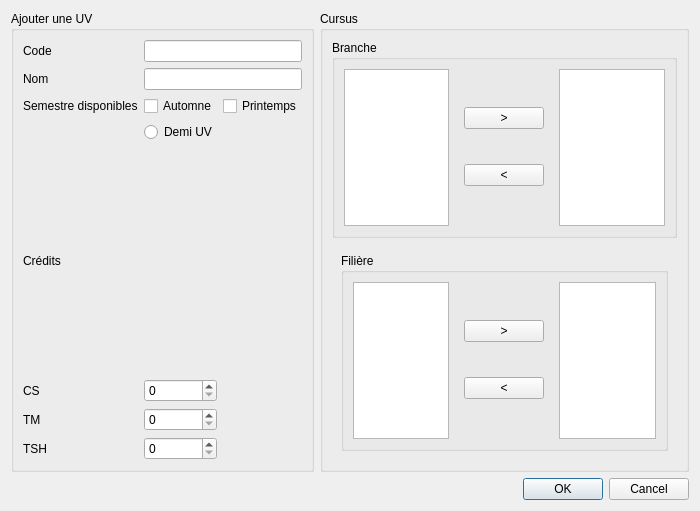
<?xml version="1.0" encoding="UTF-8"?>
<ui version="4.0">
 <class>Dialog</class>
 <widget class="QDialog" name="Dialog">
  <property name="geometry">
   <rect>
    <x>0</x>
    <y>0</y>
    <width>700</width>
    <height>511</height>
   </rect>
  </property>
  <property name="windowTitle">
   <string>Dialog</string>
  </property>
  <layout class="QGridLayout" name="gridLayout_2">
   <property name="sizeConstraint">
    <enum>QLayout::SetMaximumSize</enum>
   </property>
   <item row="7" column="0">
    <widget class="QDialogButtonBox" name="buttonBox">
     <property name="orientation">
      <enum>Qt::Horizontal</enum>
     </property>
     <property name="standardButtons">
      <set>QDialogButtonBox::Cancel|QDialogButtonBox::Ok</set>
     </property>
    </widget>
   </item>
   <item row="6" column="0">
    <layout class="QGridLayout" name="gridLayout_3">
     <property name="sizeConstraint">
      <enum>QLayout::SetMaximumSize</enum>
     </property>
     <item row="0" column="1">
      <widget class="QGroupBox" name="groupBox_2">
       <property name="title">
        <string>Cursus</string>
       </property>
       <layout class="QGridLayout" name="gridLayout_7">
        <item row="0" column="0">
         <layout class="QGridLayout" name="gridLayout_6">
          <item row="0" column="0">
           <widget class="QGroupBox" name="groupBox_4">
            <property name="title">
             <string>Branche</string>
            </property>
            <layout class="QGridLayout" name="gridLayout_8">
             <item row="0" column="0">
              <layout class="QHBoxLayout" name="horizontalLayout">
               <item>
                <widget class="QColumnView" name="columnView"/>
               </item>
               <item>
                <widget class="QWidget" name="widget" native="true">
                 <layout class="QGridLayout" name="gridLayout_11">
                  <item row="0" column="0">
                   <layout class="QVBoxLayout" name="verticalLayout"/>
                  </item>
                  <item row="0" column="1">
                   <widget class="QPushButton" name="pushButton">
                    <property name="text">
                     <string>&gt;</string>
                    </property>
                   </widget>
                  </item>
                  <item row="1" column="1">
                   <widget class="QPushButton" name="pushButton_2">
                    <property name="text">
                     <string>&lt;</string>
                    </property>
                   </widget>
                  </item>
                 </layout>
                </widget>
               </item>
               <item>
                <widget class="QColumnView" name="columnView_2"/>
               </item>
              </layout>
             </item>
            </layout>
           </widget>
          </item>
         </layout>
        </item>
        <item row="1" column="0">
         <widget class="QWidget" name="widget_2" native="true">
          <layout class="QGridLayout" name="gridLayout_10">
           <item row="0" column="0">
            <widget class="QGroupBox" name="groupBox_5">
             <property name="title">
              <string>Filière</string>
             </property>
             <layout class="QGridLayout" name="gridLayout_9">
              <item row="0" column="0">
               <layout class="QHBoxLayout" name="horizontalLayout_2">
                <item>
                 <widget class="QColumnView" name="columnView_3"/>
                </item>
                <item>
                 <widget class="QWidget" name="widget_3" native="true">
                  <layout class="QGridLayout" name="gridLayout_12">
                   <item row="0" column="0">
                    <layout class="QVBoxLayout" name="verticalLayout_2"/>
                   </item>
                   <item row="0" column="1">
                    <widget class="QPushButton" name="pushButton_3">
                     <property name="text">
                      <string>&gt;</string>
                     </property>
                    </widget>
                   </item>
                   <item row="1" column="1">
                    <widget class="QPushButton" name="pushButton_4">
                     <property name="text">
                      <string>&lt;</string>
                     </property>
                    </widget>
                   </item>
                  </layout>
                 </widget>
                </item>
                <item>
                 <widget class="QColumnView" name="columnView_4"/>
                </item>
               </layout>
              </item>
             </layout>
            </widget>
           </item>
          </layout>
         </widget>
        </item>
       </layout>
      </widget>
     </item>
     <item row="0" column="0">
      <layout class="QGridLayout" name="gridLayout">
       <item row="0" column="0">
        <widget class="QGroupBox" name="groupBox">
         <property name="title">
          <string>Ajouter une UV</string>
         </property>
         <layout class="QGridLayout" name="gridLayout_5">
          <item row="0" column="0">
           <layout class="QGridLayout" name="gridLayout_4">
            <item row="1" column="1" colspan="2">
             <widget class="QLineEdit" name="lineEdit_2"/>
            </item>
            <item row="0" column="1" colspan="2">
             <widget class="QLineEdit" name="lineEdit"/>
            </item>
            <item row="5" column="0">
             <widget class="QLabel" name="label_5">
              <property name="text">
               <string>CS</string>
              </property>
             </widget>
            </item>
            <item row="6" column="1">
             <widget class="QSpinBox" name="spinBox_2"/>
            </item>
            <item row="0" column="0">
             <widget class="QLabel" name="label">
              <property name="text">
               <string>Code</string>
              </property>
             </widget>
            </item>
            <item row="6" column="0">
             <widget class="QLabel" name="label_6">
              <property name="text">
               <string>TM</string>
              </property>
             </widget>
            </item>
            <item row="3" column="1">
             <widget class="QRadioButton" name="radioButton">
              <property name="text">
               <string>Demi UV</string>
              </property>
             </widget>
            </item>
            <item row="2" column="2">
             <widget class="QCheckBox" name="checkBox_2">
              <property name="text">
               <string>Printemps</string>
              </property>
             </widget>
            </item>
            <item row="2" column="0">
             <widget class="QLabel" name="label_3">
              <property name="text">
               <string>Semestre disponibles</string>
              </property>
             </widget>
            </item>
            <item row="2" column="1">
             <widget class="QCheckBox" name="checkBox">
              <property name="text">
               <string>Automne</string>
              </property>
             </widget>
            </item>
            <item row="5" column="1">
             <widget class="QSpinBox" name="spinBox"/>
            </item>
            <item row="1" column="0">
             <widget class="QLabel" name="label_2">
              <property name="text">
               <string>Nom</string>
              </property>
             </widget>
            </item>
            <item row="7" column="0">
             <widget class="QLabel" name="label_7">
              <property name="text">
               <string>TSH</string>
              </property>
             </widget>
            </item>
            <item row="7" column="1">
             <widget class="QSpinBox" name="spinBox_3"/>
            </item>
            <item row="4" column="0" colspan="3">
             <widget class="QLabel" name="label_4">
              <property name="text">
               <string>Crédits</string>
              </property>
             </widget>
            </item>
           </layout>
          </item>
         </layout>
        </widget>
       </item>
      </layout>
     </item>
    </layout>
   </item>
  </layout>
 </widget>
 <resources/>
 <connections>
  <connection>
   <sender>buttonBox</sender>
   <signal>accepted()</signal>
   <receiver>Dialog</receiver>
   <slot>accept()</slot>
   <hints>
    <hint type="sourcelabel">
     <x>248</x>
     <y>254</y>
    </hint>
    <hint type="destinationlabel">
     <x>157</x>
     <y>274</y>
    </hint>
   </hints>
  </connection>
  <connection>
   <sender>buttonBox</sender>
   <signal>rejected()</signal>
   <receiver>Dialog</receiver>
   <slot>reject()</slot>
   <hints>
    <hint type="sourcelabel">
     <x>316</x>
     <y>260</y>
    </hint>
    <hint type="destinationlabel">
     <x>286</x>
     <y>274</y>
    </hint>
   </hints>
  </connection>
 </connections>
</ui>
